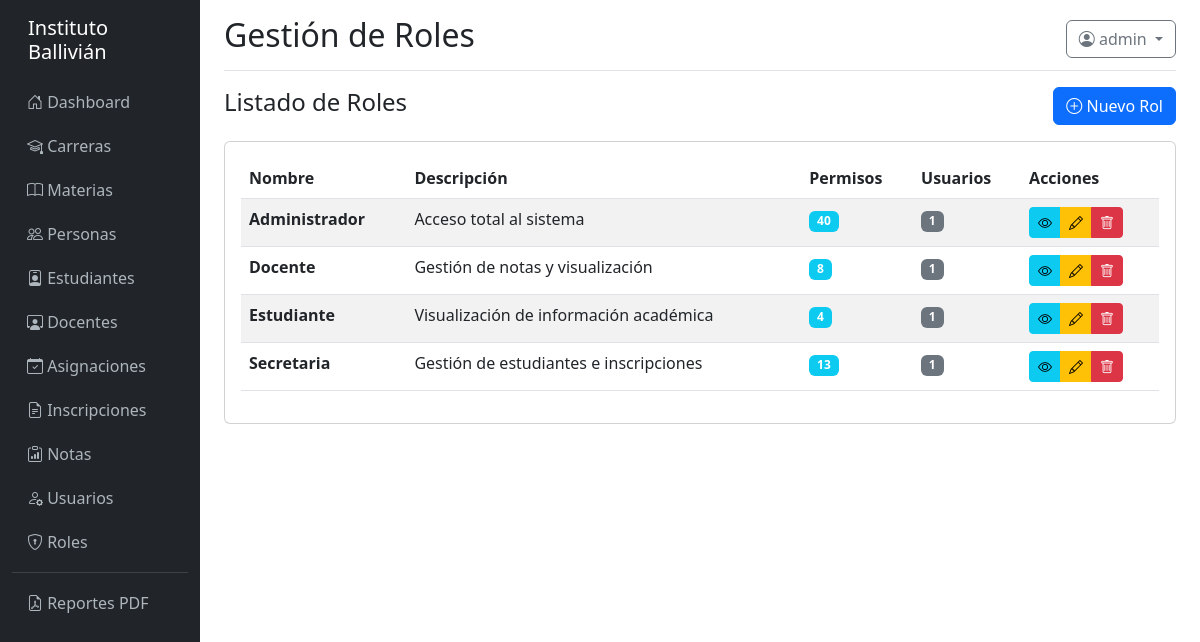
Page /roles/ (signed in) on the committed database.
### models/__init__.py (models this page shows, shortened)
class Usuario(UserMixin, db.Model):
    __tablename__ = 'usuario'
    id = db.Column(db.Integer, primary_key=True)
    username = db.Column(db.String(100), unique=True, nullable=False)
    email = db.Column(db.String(150))
    password_hash = db.Column(db.String(255), nullable=False)
    persona_id = db.Column(db.Integer, db.ForeignKey('persona.id'))
    estudiante_id = db.Column(db.Integer, db.ForeignKey('estudiante.id'))
    docente_id = db.Column(db.Integer, db.ForeignKey('docente.id'))
    activo = db.Column(db.Boolean, default=True)
    ultimo_login = db.Column(db.DateTime)
    created_at = db.Column(db.DateTime, default=datetime.utcnow)
    updated_at = db.Column(db.DateTime, onupdate=datetime.utcnow)
    roles = db.relationship('Rol', secondary=usuario_rol, backref='usuarios')
    def tiene_permiso(self, nombre_permiso):
        for rol in self.roles:
            for permiso in rol.permisos:
                if permiso.nombre == nombre_permiso:
                    return True
        return False

class Rol(db.Model):
    __tablename__ = 'rol'
    id = db.Column(db.Integer, primary_key=True)
    nombre = db.Column(db.String(100), unique=True, nullable=False)
    descripcion = db.Column(db.String(255))
    creado_en = db.Column(db.DateTime, default=datetime.utcnow)
    permisos = db.relationship('Permiso', secondary=rol_permiso, backref='roles')

### controllers/rol_controller.py (the view)
@rol_bp.route('/')
@login_required
@permiso_requerido('ver_roles')
def index():
    roles = Rol.query.order_by(Rol.nombre).all()
    for rol in roles:
        rol.usuarios_count = len(rol.usuarios)
    return render_template('rol/index.html', roles=roles)

### templates/rol/index.html (shortened to what this page needs)
{% extends "base.html" %}
{% block page_title %}Gestión de Roles{% endblock %}
{% block content %}
<div class="d-flex justify-content-between align-items-center mb-3">
    <h4>Listado de Roles</h4>{% if current_user.tiene_permiso('crear_rol') %}<a href="{{ url_for('rol.crear') }}"
        class="btn btn-primary"><i class="bi bi-plus-circle"></i> Nuevo Rol</a>{% endif %}
</div>
<div class="card">
    <div class="card-body">
        <div class="table-responsive">
            <table class="table table-striped table-hover">
                <thead>
                    <tr>
                        <th>Nombre</th>
                        <th>Descripción</th>
                        <th>Permisos</th>
                        <th>Usuarios</th>
                        <th>Acciones</th>
                    </tr>
                </thead>
                <tbody>{% for rol in roles %}<tr>
                        <td><strong>{{ rol.nombre }}</strong></td>
                        <td>{{ rol.descripcion or 'N/A' }}</td>
                        <td><span class="badge bg-info">{{ rol.permisos|length }}</span></td>
                        <td><span class="badge bg-secondary">{{ rol.usuarios_count }}</span></td>
                        <td>
                            <div class="btn-group btn-group-sm"><a href="{{ url_for('rol.detalle', id=rol.id) }}"
                                    class="btn btn-info"><i class="bi bi-eye"></i></a>{% if
                                current_user.tiene_permiso('editar_rol') %}<a
                                    href="{{ url_for('rol.editar', id=rol.id) }}" class="btn btn-warning"><i
                                        class="bi bi-pencil"></i></a>{% endif %}{% if
                                current_user.tiene_permiso('eliminar_rol') %}<button type="button"
                                    class="btn btn-danger" data-bs-toggle="modal"
                                    data-bs-target="#deleteModal{{ rol.id }}"><i class="bi bi-trash"></i></button>{%
                                endif %}</div>
                        </td>
                    </tr>{% else %}<tr>
                        <td colspan="5" class="text-center">No hay roles registrados</td>
                    </tr>{% endfor %}</tbody>
            </table>
        </div>
    </div>
</div>
{% endblock %}

### templates/base.html (shortened to what this page needs)
<!DOCTYPE html>
<html lang="es">
<head>
    <link href="https://cdn.jsdelivr.net/npm/bootstrap@5.3.0/dist/css/bootstrap.min.css" rel="stylesheet">
    <link rel="stylesheet" href="https://cdn.jsdelivr.net/npm/bootstrap-icons@1.11.0/font/bootstrap-icons.css">
</head>
<body>
    <div class="container-fluid">
        <div class="row">
            {% if current_user.is_authenticated %}
            <nav class="col-md-2 col-lg-2 d-md-block sidebar">
                <div class="position-sticky pt-3">
                    <h5 class="text-white px-3 mb-3">Instituto Ballivián</h5>
                    <ul class="nav flex-column">
                        <li class="nav-item">
                            <a class="nav-link" href="{{ url_for('main.dashboard') }}">
                                <i class="bi bi-house-door"></i> Dashboard
                            </a>
                        </li>
                        {% if current_user.tiene_permiso('ver_carreras') %}
                        <li class="nav-item">
                            <a class="nav-link" href="{{ url_for('carrera.index') }}">
                                <i class="bi bi-mortarboard"></i> Carreras
                            </a>
                        </li>
                        {% endif %}
                        {% if current_user.tiene_permiso('ver_materias') %}
                        <li class="nav-item">
                            <a class="nav-link" href="{{ url_for('materia.index') }}">
                                <i class="bi bi-book"></i> Materias
                            </a>
                        </li>
                        {% endif %}
                        {% if current_user.tiene_permiso('ver_personas') %}
                        <li class="nav-item">
                            <a class="nav-link" href="{{ url_for('persona.index') }}">
                                <i class="bi bi-people"></i> Personas
                            </a>
                        </li>
                        {% endif %}
                        {% if current_user.tiene_permiso('ver_estudiantes') %}
                        <li class="nav-item">
                            <a class="nav-link" href="{{ url_for('estudiante.index') }}">
                                <i class="bi bi-person-badge"></i> Estudiantes
                            </a>
                        </li>
                        {% endif %}
                        {% if current_user.tiene_permiso('ver_docentes') %}
                        <li class="nav-item">
                            <a class="nav-link" href="{{ url_for('docente.index') }}">
                                <i class="bi bi-person-workspace"></i> Docentes
                            </a>
                        </li>
                        {% endif %}
                        {% if current_user.tiene_permiso('ver_asignaciones') %}
                        <li class="nav-item">
                            <a class="nav-link" href="{{ url_for('asignacion.index') }}">
                                <i class="bi bi-calendar-check"></i> Asignaciones
                            </a>
                        </li>
                        {% endif %}
                        {% if current_user.tiene_permiso('ver_inscripciones') %}
                        <li class="nav-item">
                            <a class="nav-link" href="{{ url_for('inscripcion.index') }}">
                                <i class="bi bi-file-earmark-text"></i> Inscripciones
                            </a>
                        </li>
                        {% endif %}
                        {% if current_user.tiene_permiso('ver_notas') %}
                        <li class="nav-item">
                            <a class="nav-link" href="{{ url_for('nota.index') }}">
                                <i class="bi bi-clipboard-data"></i> Notas
                            </a>
                        </li>
                        {% endif %}
                        {% if current_user.tiene_permiso('ver_usuarios') %}
                        <li class="nav-item">
                            <a class="nav-link" href="{{ url_for('usuario.index') }}">
                                <i class="bi bi-person-gear"></i> Usuarios
                            </a>
                        </li>
                        {% endif %}
                        {% if current_user.tiene_permiso('ver_roles') %}
                        <li class="nav-item">
                            <a class="nav-link" href="{{ url_for('rol.index') }}">
                                <i class="bi bi-shield-lock"></i> Roles
                            </a>
                        </li>
                        {% endif %}
                        <hr class="text-white-50 my-2">
                        <li class="nav-item">
                            <a class="nav-link" href="{{ url_for('reporte.index') }}">
                                <i class="bi bi-file-earmark-pdf"></i> Reportes PDF
                            </a>
                        </li>
                    </ul>
                </div>
            </nav>
            {% endif %}
            <main class="col-md-10 ms-sm-auto col-lg-10 px-md-4">
                {% if current_user.is_authenticated %}
                <div class="d-flex justify-content-between flex-wrap flex-md-nowrap align-items-center pt-3 pb-2 mb-3 border-bottom">
                    <h1 class="h2">{% block page_title %}Dashboard{% endblock %}</h1>
                    <div class="btn-toolbar mb-2 mb-md-0">
                        <div class="dropdown">
                            <button class="btn btn-outline-secondary dropdown-toggle" type="button" id="userDropdown" data-bs-toggle="dropdown">
                                <i class="bi bi-person-circle"></i> {{ current_user.username }}
                            </button>
                        </div>
                    </div>
                </div>
                {% endif %}
                {% block content %}{% endblock %}
            </main>
        </div>
    </div>
</body>
</html>

### templates/base.html (style rules this page uses)
.sidebar { min-height: 100vh; background-color: #212529; }
.sidebar a { color: #adb5bd; text-decoration: none; padding: 10px 15px; display: block; }

### rows in the picture
Usuario: username "admin"
Rol: nombre "Administrador", descripcion "Acceso total al sistema", permisos|length "40", usuarios_count "1"
Rol: nombre "Docente", descripcion "Gestión de notas y visualización", permisos|length "8", usuarios_count "1"
Rol: nombre "Estudiante", descripcion "Visualización de información académica", permisos|length "4", usuarios_count "1"
Rol: nombre "Secretaria", descripcion "Gestión de estudiantes e inscripciones", permisos|length "13", usuarios_count "1"
